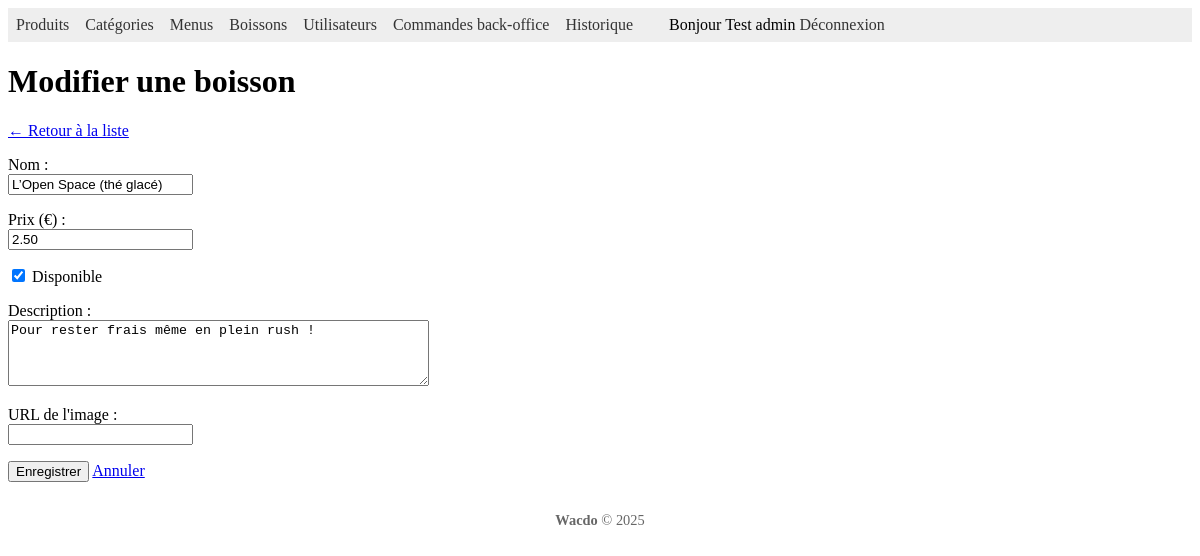
The page /index.php?section=boisson&action=edit&id=1 (signed in) on the database its author committed.
### tables this page shows
CREATE TABLE IF NOT EXISTS `boisson` (
  `boisson_id` int NOT NULL AUTO_INCREMENT,
  `boisson_nom` varchar(100) NOT NULL,
  `boisson_description` varchar(255) DEFAULT NULL,
  `boisson_prix` decimal(8,2) NOT NULL DEFAULT '0.00',
  `boisson_image_url` varchar(255) DEFAULT NULL,
  `boisson_disponibilite` tinyint(1) NOT NULL DEFAULT '1',
  PRIMARY KEY (`boisson_id`)
);

### lib/Database.php (called while the page is built)
<?php
class Database
{
    public static function connect()
    {
        $cfg = require __DIR__ . '/../config/db.php';
        $dsn = sprintf(
            'mysql:host=%s;port=%d;dbname=%s;charset=utf8',
            $cfg['host'],
            $cfg['port'],
            $cfg['database']
        );
        $db = new PDO(
            $dsn,
            $cfg['username'],
            $cfg['password']
        );
        $db->setAttribute(PDO::ATTR_ERRMODE, PDO::ERRMODE_EXCEPTION);
        return $db;
    }
}

### model/Model.php (called while the page is built, shortened)
<?php
require_once __DIR__ . '/../lib/Database.php';
class Model
{
    public function __construct(?\PDO $pdo = null)
    {
        $this->db = $pdo ?? Database::connect();
    }
}

### model/Boisson.php (called while the page is built, shortened)
<?php
require_once 'Model.php';
class Boisson extends Model
{
    public function get($id)
    {
        $sql = "SELECT * FROM boisson WHERE boisson_id = ?";
        $stmt = $this->db->prepare($sql);
        $stmt->execute([$id]);
        return $stmt->fetch(PDO::FETCH_ASSOC);
    }
}

### view/boisson_edit.php (the view, shortened to what this page needs)
<?php require __DIR__ . '/header.php'; ?>
<?php $old = $_POST ?: $boisson; ?>
<h1>Modifier une boisson</h1>
<p><a href="index.php?section=boisson">← Retour à la liste</a></p>
<form
    method="post"
    action="index.php?section=boisson&action=edit&id=<?= (int)$boisson['boisson_id'] ?>">
    <div>
        <label for="boisson_nom">Nom :</label><br>
        <input
            type="text"
            id="boisson_nom"
            name="boisson_nom"
            value="<?= htmlspecialchars($old['boisson_nom'] ?? '', ENT_QUOTES) ?>"
            required>
    </div>
    <div style="margin-top:1em;">
        <label for="boisson_prix">Prix (€) :</label><br>
        <input
            type="number"
            step="0.01"
            id="boisson_prix"
            name="boisson_prix"
            value="<?= htmlspecialchars($old['boisson_prix'] ?? '', ENT_QUOTES) ?>"
            required>
    </div>
    <div style="margin-top:1em;">
        <label>
            <input
                type="checkbox"
                name="boisson_disponibilite"
                value="1"
                <?= !empty($old['boisson_disponibilite']) ? 'checked' : '' ?>>
            Disponible
        </label>
    </div>
    <div style="margin-top:1em;">
        <label for="boisson_description">Description :</label><br>
        <textarea
            id="boisson_description"
            name="boisson_description"
            rows="4"
            cols="50"
            required><?= htmlspecialchars($old['boisson_description'] ?? '', ENT_QUOTES) ?></textarea>
    </div>
    <div style="margin-top:1em;">
        <label for="boisson_image_url">URL de l'image :</label><br>
        <input
            type="text"
            id="boisson_image_url"
            name="boisson_image_url"
            value="<?= htmlspecialchars($old['boisson_image_url'] ?? '', ENT_QUOTES) ?>">
    </div>
    <p style="margin-top:1em;">
        <button type="submit">Enregistrer</button>
        <a href="index.php?section=boisson">Annuler</a>
    </p>
</form>
<?php require __DIR__ . '/footer.php'; ?>

### rows shown on the page
boisson: boisson_nom "L’Open Space (thé glacé)", boisson_prix "2.50", boisson_disponibilite "☑", boisson_description "Pour rester frais même en plein rush !"

### other values the page prints
$_SESSION['user']['name'] "Test admin"
